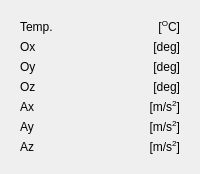
        <widget class="QWidget" name="tab_5">
         <attribute name="title">
          <string>PL BNO</string>
         </attribute>
         <layout class="QHBoxLayout" name="horizontalLayout_5">
          <item>
           <widget class="QWidget" name="widget_5" native="true">
            <property name="sizePolicy">
             <sizepolicy hsizetype="MinimumExpanding" vsizetype="MinimumExpanding">
              <horstretch>0</horstretch>
              <verstretch>0</verstretch>
             </sizepolicy>
            </property>
            <layout class="QGridLayout" name="gridLayout_20">
             <item row="6" column="1">
              <widget class="QLabel" name="pl_bno_az_panel">
               <property name="text">
                <string/>
               </property>
              </widget>
             </item>
             <item row="2" column="0">
              <widget class="QLabel" name="pl_bno_oy_label">
               <property name="text">
                <string>Oy</string>
               </property>
              </widget>
             </item>
             <item row="1" column="1">
              <widget class="QLabel" name="pl_bno_ox_panel">
               <property name="text">
                <string/>
               </property>
              </widget>
             </item>
             <item row="4" column="1">
              <widget class="QLabel" name="pl_bno_ax_panel">
               <property name="text">
                <string/>
               </property>
              </widget>
             </item>
             <item row="3" column="0">
              <widget class="QLabel" name="pl_bno_oz_label">
               <property name="text">
                <string>Oz</string>
               </property>
              </widget>
             </item>
             <item row="4" column="0">
              <widget class="QLabel" name="pl_bno_ax_label">
               <property name="text">
                <string>Ax</string>
               </property>
              </widget>
             </item>
             <item row="5" column="0">
              <widget class="QLabel" name="pl_bno_ay_label">
               <property name="text">
                <string>Ay</string>
               </property>
              </widget>
             </item>
             <item row="6" column="0">
              <widget class="QLabel" name="pl_bno_az_label">
               <property name="text">
                <string>Az</string>
               </property>
              </widget>
             </item>
             <item row="5" column="1">
              <widget class="QLabel" name="pl_bno_ay_panel">
               <property name="text">
                <string/>
               </property>
              </widget>
             </item>
             <item row="2" column="1">
              <widget class="QLabel" name="pl_bno_oy_panel">
               <property name="text">
                <string/>
               </property>
              </widget>
             </item>
             <item row="0" column="0">
              <widget class="QLabel" name="pl_bno_temperature_label">
               <property name="text">
                <string>Temp.</string>
               </property>
              </widget>
             </item>
             <item row="0" column="1">
              <widget class="QLabel" name="pl_bno_temperature_panel">
               <property name="text">
                <string/>
               </property>
              </widget>
             </item>
             <item row="3" column="1">
              <widget class="QLabel" name="pl_bno_oz_panel">
               <property name="text">
                <string/>
               </property>
              </widget>
             </item>
             <item row="2" column="2">
              <widget class="QLabel" name="deg_label_2">
               <property name="text">
                <string>[deg]</string>
               </property>
               <property name="alignment">
                <set>Qt::AlignRight|Qt::AlignTrailing|Qt::AlignVCenter</set>
               </property>
              </widget>
             </item>
             <item row="1" column="2">
              <widget class="QLabel" name="deg_label_3">
               <property name="text">
                <string>[deg]</string>
               </property>
               <property name="alignment">
                <set>Qt::AlignRight|Qt::AlignTrailing|Qt::AlignVCenter</set>
               </property>
              </widget>
             </item>
             <item row="3" column="2">
              <widget class="QLabel" name="deg_label">
               <property name="text">
                <string>[deg]</string>
               </property>
               <property name="alignment">
                <set>Qt::AlignRight|Qt::AlignTrailing|Qt::AlignVCenter</set>
               </property>
              </widget>
             </item>
             <item row="1" column="0">
              <widget class="QLabel" name="pl_bno_ox_label">
               <property name="text">
                <string>Ox</string>
               </property>
              </widget>
             </item>
             <item row="5" column="2">
              <widget class="QLabel" name="ms2_label_2">
               <property name="text">
                <string>&lt;html&gt;&lt;head/&gt;&lt;body&gt;&lt;p&gt;[m/s&lt;span style=&quot; vertical-align:super;&quot;&gt;2&lt;/span&gt;]&lt;/p&gt;&lt;/body&gt;&lt;/html&gt;</string>
               </property>
               <property name="alignment">
                <set>Qt::AlignRight|Qt::AlignTrailing|Qt::AlignVCenter</set>
               </property>
              </widget>
             </item>
             <item row="4" column="2">
              <widget class="QLabel" name="ms2_label_3">
               <property name="text">
                <string>&lt;html&gt;&lt;head/&gt;&lt;body&gt;&lt;p&gt;[m/s&lt;span style=&quot; vertical-align:super;&quot;&gt;2&lt;/span&gt;]&lt;/p&gt;&lt;/body&gt;&lt;/html&gt;</string>
               </property>
               <property name="alignment">
                <set>Qt::AlignRight|Qt::AlignTrailing|Qt::AlignVCenter</set>
               </property>
              </widget>
             </item>
             <item row="0" column="2">
              <widget class="QLabel" name="label_7">
               <property name="text">
                <string>&lt;html&gt;&lt;head/&gt;&lt;body&gt;&lt;p&gt;[&lt;span style=&quot; vertical-align:super;&quot;&gt;O&lt;/span&gt;C]&lt;/p&gt;&lt;/body&gt;&lt;/html&gt;</string>
               </property>
               <property name="alignment">
                <set>Qt::AlignRight|Qt::AlignTrailing|Qt::AlignVCenter</set>
               </property>
              </widget>
             </item>
             <item row="6" column="2">
              <widget class="QLabel" name="ms2_label">
               <property name="text">
                <string>&lt;html&gt;&lt;head/&gt;&lt;body&gt;&lt;p&gt;[m/s&lt;span style=&quot; vertical-align:super;&quot;&gt;2&lt;/span&gt;]&lt;/p&gt;&lt;/body&gt;&lt;/html&gt;</string>
               </property>
               <property name="alignment">
                <set>Qt::AlignRight|Qt::AlignTrailing|Qt::AlignVCenter</set>
               </property>
              </widget>
             </item>
            </layout>
           </widget>
          </item>
         </layout>
        </widget>
